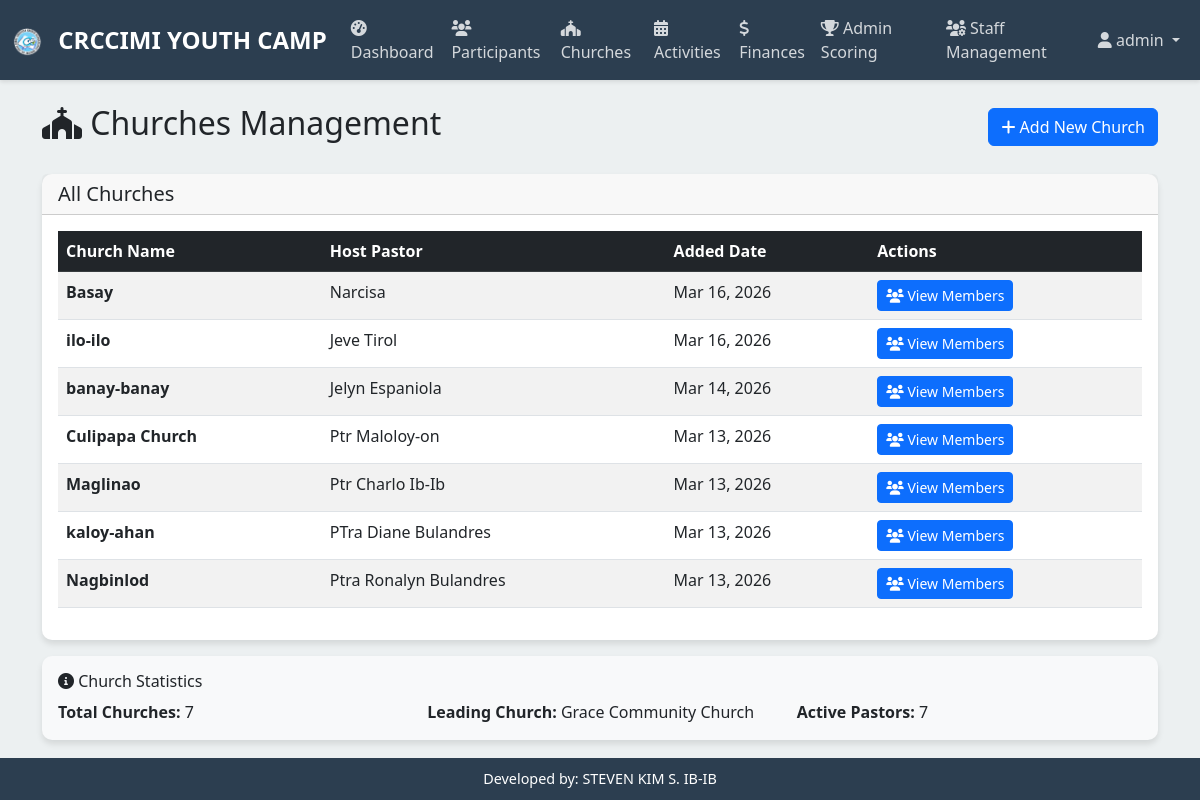
Page /churches/ (signed in) on the committed database.
### youthcamp/models.py (models this page shows, shortened)
class Church(models.Model):
    name = models.CharField(max_length=200)
    host_pastor = models.CharField(max_length=200)
    created_at = models.DateTimeField(auto_now_add=True)
    updated_at = models.DateTimeField(auto_now=True)

### youthcamp/views.py (the view)
# urls.py: path('churches/', views.churches_view, name='churches'),
@login_required
def churches_view(request):
    churches = Church.objects.all().order_by('-created_at')
    return render(request, 'churches.html', {'churches': churches, 'user': request.user})

### templates/churches.html (shortened to what this page needs)
{% extends 'base.html' %}
{% block content %}
<div class="container mt-4">
    <div class="row">
        <div class="col-12">
            <div class="d-flex justify-content-between align-items-center mb-4">
                <h2>
                    <i class="fas fa-church"></i> Churches Management
                </h2>
                <a href="{% url 'add_church' %}" class="btn btn-primary">
                    <i class="fas fa-plus"></i> Add New Church
                </a>
            </div>
        </div>
    </div>
    <div class="card">
        <div class="card-header">
            <h5 class="mb-0">All Churches</h5>
        </div>
        <div class="card-body">
            {% if churches %}
                <div class="table-responsive">
                    <table class="table table-striped table-hover">
                        <thead class="table-dark">
                            <tr>
                                <th>Church Name</th>
                                <th>Host Pastor</th>
                                <th>Added Date</th>
                                <th>Actions</th>
                            </tr>
                        </thead>
                        <tbody>
                            {% for church in churches %}
                            <tr>
                                <td><strong>{{ church.name }}</strong></td>
                                <td>{{ church.host_pastor }}</td>
                                <td>{{ church.created_at|date:"M d, Y" }}</td>
                                <td>
                                    <a href="{% url 'church_members' church.id %}" class="btn btn-sm btn-primary">
                                        <i class="fas fa-users"></i> View Members
                                    </a>
                                </td>
                            </tr>
                            {% endfor %}
                        </tbody>
                    </table>
                </div>
            {% endif %}
        </div>
    </div>
    <div class="row mt-3">
        <div class="col-12">
            <div class="card bg-light">
                <div class="card-body">
                    <h6 class="card-title">
                        <i class="fas fa-info-circle"></i> Church Statistics
                    </h6>
                    <div class="row">
                        <div class="col-md-4">
                            <ul class="list-unstyled mb-0">
                                <li><strong>Total Churches:</strong> {{ churches|length }}</li>
                            </ul>
                        </div>
                        <div class="col-md-4">
                            <ul class="list-unstyled mb-0">
                                <li><strong>Leading Church:</strong> Grace Community Church</li>
                            </ul>
                        </div>
                        <div class="col-md-4">
                            <ul class="list-unstyled mb-0">
                                <li><strong>Active Pastors:</strong> {{ churches|length }}</li>
                            </ul>
                        </div>
                    </div>
                </div>
            </div>
        </div>
    </div>
</div>
{% endblock %}

### templates/base.html (shortened to what this page needs)
<!DOCTYPE html>
<html lang="en">
<head>
    <link href="https://cdn.jsdelivr.net/npm/bootstrap@5.3.0/dist/css/bootstrap.min.css" rel="stylesheet">
    <link href="https://cdnjs.cloudflare.com/ajax/libs/font-awesome/6.0.0/css/all.min.css" rel="stylesheet">
</head>
<body>
    {% if user.is_authenticated %}
    <nav class="navbar navbar-expand-lg navbar-custom">
        <div class="container-fluid">
            <span class="navbar-brand">
                <img src="/static/logo.png" alt="CRCCIMI YOUTH CAMP Logo" style="height: 30px; width: auto; margin-right: 10px;">
                CRCCIMI YOUTH CAMP
            </span>
            <div class="collapse navbar-collapse" id="navbarNav">
                <ul class="navbar-nav me-auto">
                    <li class="nav-item">
                        <a class="nav-link" href="{% url 'dashboard' %}">
                            <i class="fas fa-tachometer-alt"></i> Dashboard
                        </a>
                    </li>
                    <li class="nav-item">
                        <a class="nav-link" href="{% url 'participants' %}">
                            <i class="fas fa-users"></i> Participants
                        </a>
                    </li>
                    <li class="nav-item">
                        <a class="nav-link" href="{% url 'churches' %}">
                            <i class="fas fa-church"></i> Churches
                        </a>
                    </li>
                    <li class="nav-item">
                        <a class="nav-link" href="{% url 'activities' %}">
                            <i class="fas fa-calendar-alt"></i> Activities
                        </a>
                    </li>
                    <li class="nav-item">
                        <a class="nav-link" href="{% url 'finances' %}">
                            <i class="fas fa-dollar-sign"></i> Finances
                        </a>
                    </li>
                    {% if user.is_staff or user.is_superuser %}
                    <li class="nav-item">
                        <a class="nav-link" href="{% url 'admin_scoring' %}">
                            <i class="fas fa-trophy"></i> Admin Scoring
                        </a>
                    </li>
                    {% endif %}
                    {% if user.is_superuser %}
                    <li class="nav-item">
                        <a class="nav-link" href="{% url 'staff_management' %}">
                            <i class="fas fa-users-cog"></i> Staff Management
                        </a>
                    </li>
                    {% endif %}
                </ul>
                <ul class="navbar-nav">
                    <li class="nav-item dropdown">
                        <a class="nav-link dropdown-toggle" href="#" id="navbarDropdown" role="button" data-bs-toggle="dropdown">
                            <i class="fas fa-user"></i> {{ user.username }}
                        </a>
                    </li>
                </ul>
            </div>
        </div>
    </nav>
    {% endif %}
    <div class="main-content">
        {% block content %}{% endblock %}
    </div>
    {% if user.is_authenticated %}
    <div class="footer-credit">
        Developed by: STEVEN KIM S. IB-IB
    </div>
    {% endif %}
</body>
</html>

### templates/base.html (style rules this page uses)
:root { --primary-color: #2c3e50; --secondary-color: #3498db; --accent-color: #e74c3c; --success-color: #27ae60; --light-bg: #ecf0f1; }
body { font-family: 'Segoe UI', Tahoma, Geneva, Verdana, sans-serif; background-color: var(--light-bg); margin: 0; padding: 0; }
.navbar-custom { background-color: var(--primary-color); box-shadow: 0 2px 4px rgba(0,0,0,0.1); }
.navbar-brand { font-weight: bold; color: white !important; font-size: 1.5rem; }
.nav-link { color: rgba(255,255,255,0.8) !important; transition: color 0.3s ease; }
.card { border: none; border-radius: 10px; box-shadow: 0 4px 6px rgba(0,0,0,0.1); transition: transform 0.3s ease; }
.footer-credit { background-color: var(--primary-color); color: white; text-align: center; padding: 10px; position: fixed; bottom: 0; width: 100%; font-size: 0.9rem; }
.main-content { padding-bottom: 60px; }

### rows in the picture
Church: name "Basay", host_pastor "Narcisa", created_at "Mar 16, 2026"
Church: name "ilo-ilo", host_pastor "Jeve Tirol", created_at "Mar 16, 2026"
Church: name "banay-banay", host_pastor "Jelyn Espaniola", created_at "Mar 14, 2026"
Church: name "Culipapa Church", host_pastor "Ptr Maloloy-on", created_at "Mar 13, 2026"
Church: name "Maglinao", host_pastor "Ptr Charlo Ib-Ib", created_at "Mar 13, 2026"
Church: name "kaloy-ahan", host_pastor "PTra Diane Bulandres", created_at "Mar 13, 2026"
Church: name "Nagbinlod", host_pastor "Ptra Ronalyn Bulandres", created_at "Mar 13, 2026"

### other values in the picture
{{ user.username }} "admin"
{{ churches|length }} "7"
